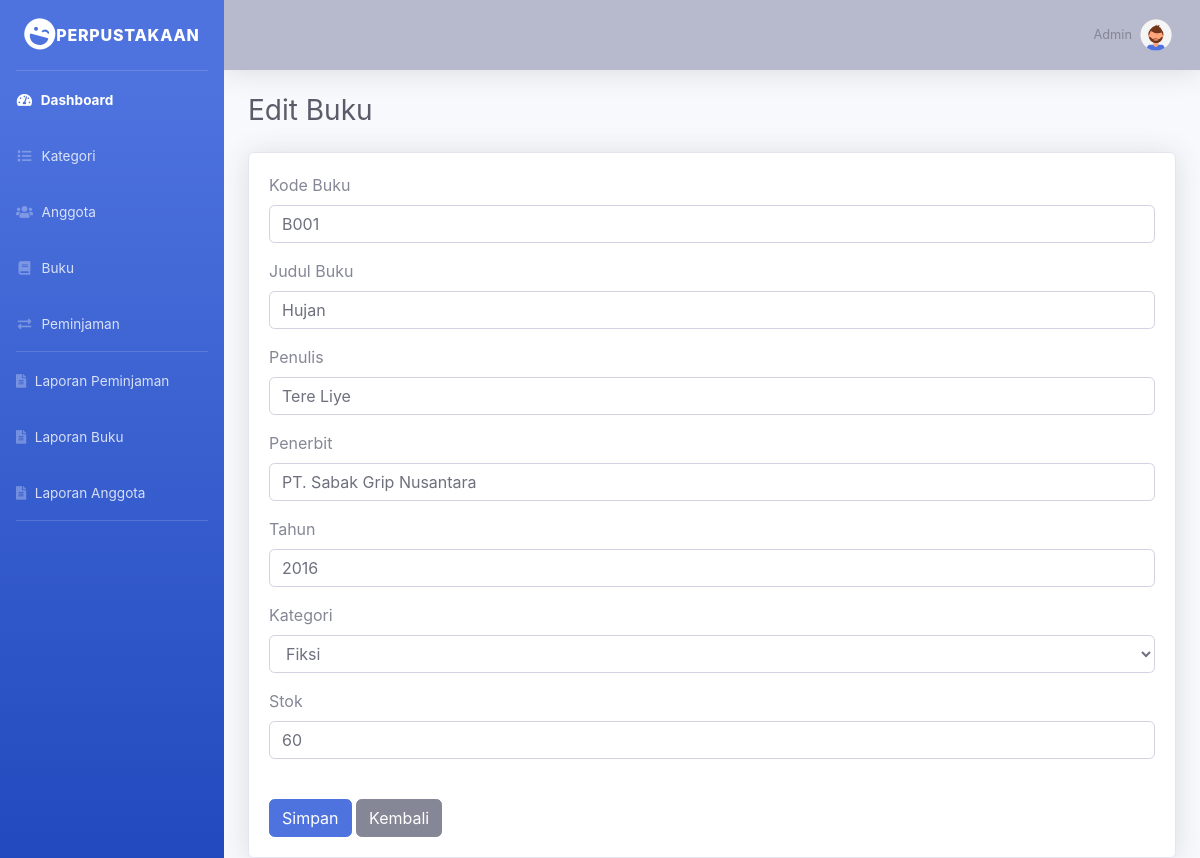
The app's page /buku/edit/B001, older data.
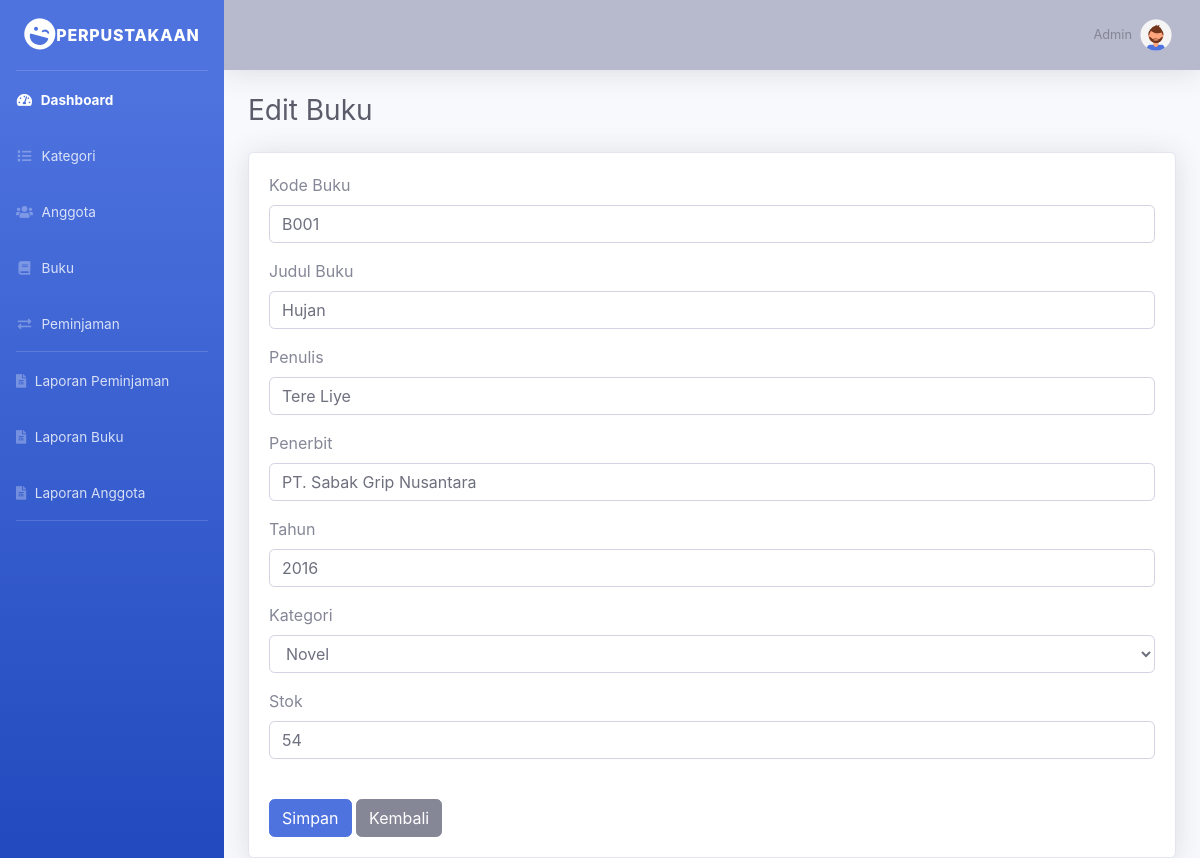
The same page, newer data.
### tables this page shows
CREATE TABLE `buku` (
  `kode_buku` varchar(20) NOT NULL,
  `judul_buku` varchar(100) NOT NULL,
  `penulis` varchar(60) NOT NULL,
  `penerbit` varchar(60) NOT NULL,
  `tahun` int(5) NOT NULL,
  `id_kategori` int(11) NOT NULL,
  `stok` int(15) NOT NULL,
  `lokasi_rak` varchar(100) NOT NULL
);

CREATE TABLE `kategori` (
  `id` int(11) NOT NULL,
  `nama_kategori` varchar(100) NOT NULL
);

### application/controllers/buku.php (called while the page is built, shortened)
<?php
class Buku extends CI_Controller {
    public function __construct()
    {
        $this->load->model('Buku_model');
    }
    public function edit($id)
    {
     $data['buku']= $this->Buku_model->get_by_id($id);
     $data['kategori'] = $this->Buku_model->get_kategori();
        $this->load->view('templates/header');
        $this->load->view('templates/sidebar');
        $this->load->view('templates/topbar');
        $this->load->view('buku/edit', $data);
        $this->load->view('templates/footer');
    }
}

### index.php (called while the page is built, shortened)
<?php
require_once BASEPATH.'core/CodeIgniter.php';

### application/models/Buku_model.php (called while the page is built, shortened)
<?php
class Buku_model extends CI_Model {
    private $table = 'buku';
    public function get_by_id($id)
    {
        return $this->db->get_where($this->table, ['kode_buku'=>$id])->row();
    }
    public function get_kategori()
    {
        return $this->db->get('kategori')->result();
    }
}

### application/views/buku/edit.php (the view)
<div class="container-fluid">
<h2 class="h3 mb-4 text-gray-800">Edit Buku</h2>
<div class="card shadow">
<div class="card-body">
<form method="post" action="<?= site_url('buku/update/'.$buku->kode_buku); ?>">
<div class="form-group">
<label>Kode Buku</label>
<input type="text" name="kode_buku" class="form-control"
value="<?= $buku->kode_buku; ?>" required>
</div>
<div class="form-group">
<label>Judul Buku</label>
<input type="text" name="judul_buku" class="form-control"
value="<?= $buku->judul_buku; ?>" required>
</div>
<div class="form-group">
<label>Penulis</label>
<input type="text" name="penulis" class="form-control"
value="<?= $buku->penulis; ?>" required>
</div>
<div class="form-group">
<label>Penerbit</label>
<input type="text" name="penerbit" class="form-control"
value="<?= $buku->penerbit; ?>" required>
</div>
<div class="form-group">
<label>Tahun</label>
<input type="number" name="tahun" class="form-control"
value="<?= $buku->tahun; ?>" required>
</div>
<div class="form-group">
<label>Kategori</label>
<select name="kategori" class="form-control" required>
<?php foreach($kategori as $k): ?>
<option value="<?= $k->id; ?>"
<?= $k->id == $buku->id_kategori ? 'selected' : ''; ?>>
<?= $k->nama_kategori; ?>
</option>
<?php endforeach; ?>
</select>
</div>
<div class="form-group">
<label>Stok</label>
<input type="number" name="stok" class="form-control"
value="<?= $buku->stok; ?>" required>
</div>
<br>
<button type="submit" class="btn btn-primary">Simpan</button>
<a href="<?= site_url('buku');?>" class="btn btn-secondary">Kembali</a>
</form>
</div>
</div>
</div>

Row changes from the older to the newer data that the page shows:
changed buku "Hujan": kategori "Fiksi" → "Novel"; stok "60" → "54"
